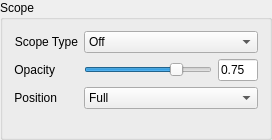
<?xml version="1.0" encoding="UTF-8"?>
<ui version="4.0">
 <class>GroupBox</class>
 <widget class="QGroupBox" name="GroupBox">
  <property name="geometry">
   <rect>
    <x>0</x>
    <y>0</y>
    <width>272</width>
    <height>140</height>
   </rect>
  </property>
  <property name="windowTitle">
   <string>GroupBox</string>
  </property>
  <property name="title">
   <string>Scope</string>
  </property>
  <layout class="QFormLayout" name="formLayout">
   <item row="0" column="0">
    <widget class="QLabel" name="scopeTypeLabel">
     <property name="text">
      <string>Scope Type</string>
     </property>
     <property name="alignment">
      <set>Qt::AlignmentFlag::AlignRight|Qt::AlignmentFlag::AlignTrailing|Qt::AlignmentFlag::AlignVCenter</set>
     </property>
    </widget>
   </item>
   <item row="0" column="1">
    <widget class="QComboBox" name="scopeTypeCombo">
     <property name="sizePolicy">
      <sizepolicy hsizetype="Preferred" vsizetype="Minimum">
       <horstretch>0</horstretch>
       <verstretch>0</verstretch>
      </sizepolicy>
     </property>
     <property name="minimumSize">
      <size>
       <width>0</width>
       <height>22</height>
      </size>
     </property>
     <item>
      <property name="text">
       <string>Off</string>
      </property>
     </item>
     <item>
      <property name="text">
       <string>Histogram</string>
      </property>
     </item>
     <item>
      <property name="text">
       <string>Histogram Parade</string>
      </property>
     </item>
     <item>
      <property name="text">
       <string>Waveform</string>
      </property>
     </item>
     <item>
      <property name="text">
       <string>Waveform Parade</string>
      </property>
     </item>
     <item>
      <property name="text">
       <string>Vectorscope</string>
      </property>
     </item>
    </widget>
   </item>
   <item row="1" column="0">
    <widget class="QLabel" name="opacityLabel">
     <property name="text">
      <string>Opacity</string>
     </property>
     <property name="alignment">
      <set>Qt::AlignmentFlag::AlignRight|Qt::AlignmentFlag::AlignTrailing|Qt::AlignmentFlag::AlignVCenter</set>
     </property>
    </widget>
   </item>
   <item row="1" column="1">
    <layout class="QHBoxLayout" name="opacityLayout">
     <item>
      <widget class="QSlider" name="opacitySlider">
       <property name="toolTip">
        <string>Scope overlay opacity (0-100%)</string>
       </property>
       <property name="minimum">
        <number>0</number>
       </property>
       <property name="maximum">
        <number>100</number>
       </property>
       <property name="value">
        <number>75</number>
       </property>
       <property name="orientation">
        <enum>Qt::Orientation::Horizontal</enum>
       </property>
      </widget>
     </item>
     <item>
      <widget class="QLineEdit" name="opacityLineEdit">
       <property name="maximumSize">
        <size>
         <width>40</width>
         <height>16777215</height>
        </size>
       </property>
       <property name="toolTip">
        <string>Opacity (0.0 to 1.0)</string>
       </property>
       <property name="text">
        <string>0.75</string>
       </property>
      </widget>
     </item>
    </layout>
   </item>
   <item row="2" column="0">
    <widget class="QLabel" name="positionLabel">
     <property name="text">
      <string>Position</string>
     </property>
     <property name="alignment">
      <set>Qt::AlignmentFlag::AlignRight|Qt::AlignmentFlag::AlignTrailing|Qt::AlignmentFlag::AlignVCenter</set>
     </property>
    </widget>
   </item>
   <item row="2" column="1">
    <widget class="QComboBox" name="positionCombo">
     <property name="sizePolicy">
      <sizepolicy hsizetype="Preferred" vsizetype="Minimum">
       <horstretch>0</horstretch>
       <verstretch>0</verstretch>
      </sizepolicy>
     </property>
     <property name="minimumSize">
      <size>
       <width>0</width>
       <height>22</height>
      </size>
     </property>
     <property name="toolTip">
      <string>Scope overlay position</string>
     </property>
     <item>
      <property name="text">
       <string>Full</string>
      </property>
     </item>
     <item>
      <property name="text">
       <string>Bottom Left</string>
      </property>
     </item>
     <item>
      <property name="text">
       <string>Bottom Right</string>
      </property>
     </item>
     <item>
      <property name="text">
       <string>Manual</string>
      </property>
     </item>
     <item>
      <property name="text">
       <string>Static</string>
      </property>
     </item>
    </widget>
   </item>
   <item row="3" column="1">
    <spacer name="verticalSpacer">
     <property name="orientation">
      <enum>Qt::Orientation::Vertical</enum>
     </property>
     <property name="sizeHint" stdset="0">
      <size>
       <width>20</width>
       <height>10</height>
      </size>
     </property>
    </spacer>
   </item>
  </layout>
 </widget>
 <resources/>
 <connections/>
</ui>
